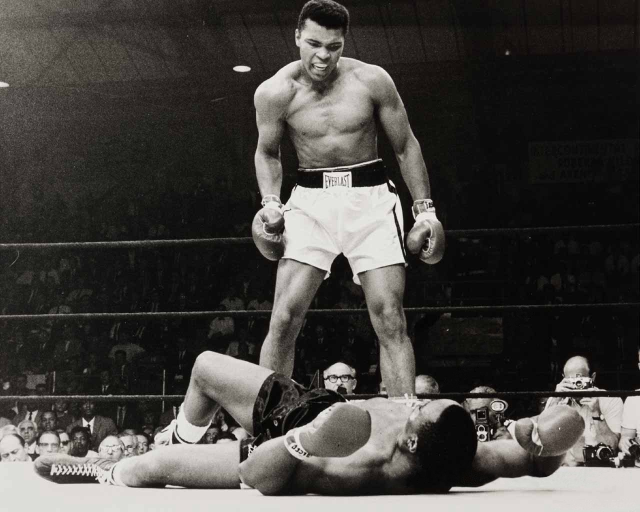
#> input picture ed/l/python/examples/blur/a.jpeg, 1280 x 1024 px (shown at 1/2 size)
$ python blur.2.py
#> lines starting #> are read from the running program, lines starting #| are printed output that depends on the picture
#> in b1, rec_img is the input picture: PIL image 1280x1024 RGB; mean R, G, B 69.6, 67.3, 64.2
import cv2

import PIL.Image
import numpy as np

from typing import Tuple


def blur_image(img: np.array, ksize: Tuple[int, int] = (10, 10)) -> np.array:
    """
    Median pooling blur.

    Parameters:
        img: image to blur.
        ksize: (width, height) pooling kernel, define size of each blurring region.
    """
#> called with ksize = (8, 8)

    if len(img.shape) == 2:
        img = np.expand_dims(img, axis=-1)

    h, w, c = img.shape
#> h = 1024; w = 1280; c = 3

    assert h % ksize[1] == 0 and w % ksize[0] == 0, 'Image sizes must be dividable by blur kernel sizes.'

    ny = h // ksize[1]
#> ny = 128
    nx = w // ksize[0]
#> nx = 160

    new_shape = (ny, ksize[1], nx, ksize[0]) + (c,)
#> new_shape = (128, 8, 160, 8, 3)
    img = img.copy().reshape(new_shape)
    img[...] = np.median(img, axis=(1, 3), keepdims=True)

    if c > 1:
        img = img.reshape(h, w, c)
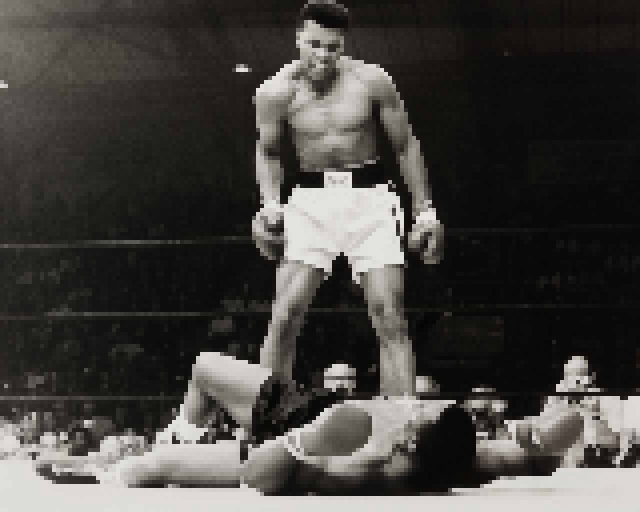
#> img: shape (1024, 1280, 3) (shown at 1/2 size); mean of channels 0, 1, 2 69.1, 66.8, 63.7; drawn as R, G, B
    else:
        img = img.reshape(h, w)

    return img


def b1():
    rec_img = PIL.Image.open('a.jpeg')
    img = np.array(rec_img)
    res_img = blur_image(img, ksize=(8, 8))
    cv2.imwrite('a.after.jpeg', res_img)


b1()
